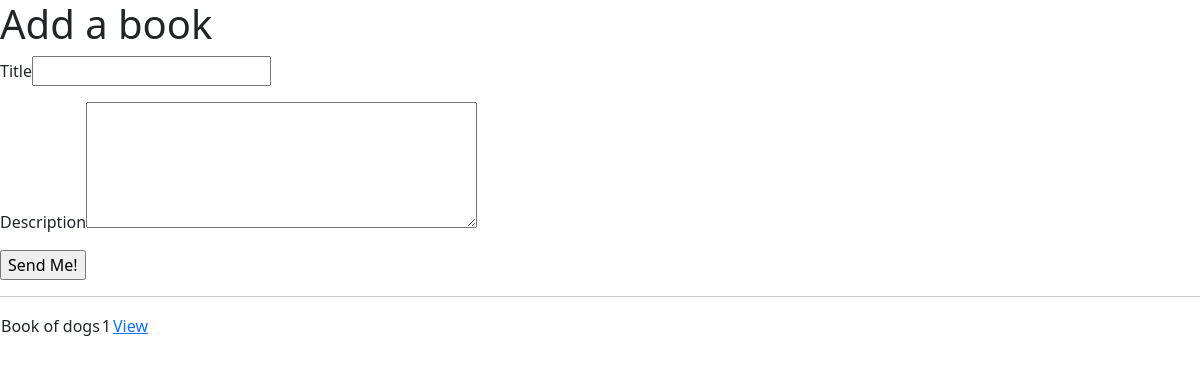
The app's page /, older data.
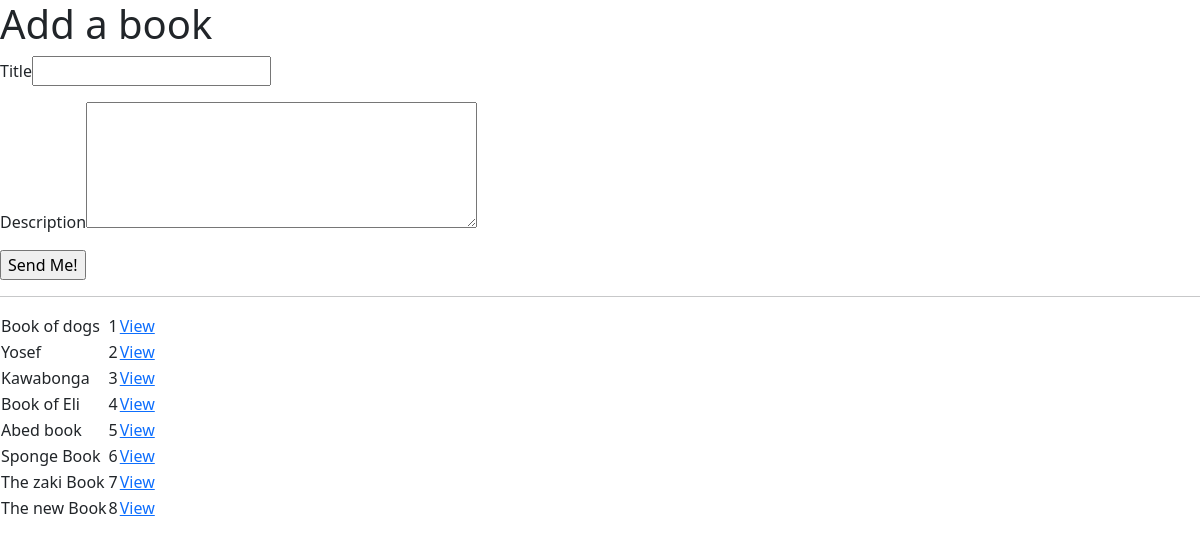
The same page, newer data.
### myAuthorsApp/models.py (models this page shows)
class Book(models.Model):
	title = models.CharField(max_length=255)
	description = models.TextField(default = "This is a book description")
	created_at = models.DateTimeField(auto_now_add=True)
	updated_at = models.DateTimeField(auto_now=True)

### myAuthorsApp/views.py (the view)
# urls.py: path('', views.index),
def index(request):
    context = {
        'books': Book.objects.all()
    }
    return render(request, 'index.html', context)

### myAuthorsApp/templates/index.html (shortened to what this page needs)
<!DOCTYPE html>
<html lang="en">
<head>
    <link href="https://cdn.jsdelivr.net/npm/bootstrap@5.2.1/dist/css/bootstrap.min.css" rel="stylesheet">
</head>
<body>
    <form action="/add_book" method="POST">
        <h1>Add a book</h1>
        <p>Title<input type="text" name="title"></p>
        <p>Description<textarea name="description" cols="40" rows="5"></textarea></p>
        <p><input type="submit" value="Send Me!"></p>
    </form>
    <hr>
    <table>
        {% for book in books %}
        <tr>
         <td>{{book.title}}</td><td>{{book.id}}</td><td><a href="/books/{{book.id}}">View</a></td>
        </tr>
        {%endfor%}
    </table>
</body>
</html>

Row changes from the older to the newer data that the page shows:
added Book: title "Yosef", id "2"
added Book: title "Kawabonga", id "3"
added Book: title "Book of Eli", id "4"
added Book: title "Abed book", id "5"
added Book: title "Sponge Book", id "6"
added Book: title "The zaki Book", id "7"
added Book: title "The new Book", id "8"
